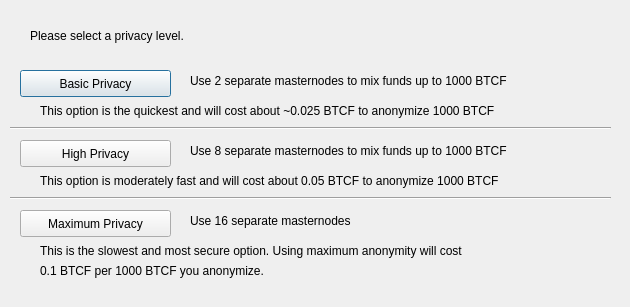
<?xml version="1.0" encoding="UTF-8"?>
<ui version="4.0">
 <class>DarksendConfig</class>
 <widget class="QDialog" name="DarksendConfig">
  <property name="geometry">
   <rect>
    <x>0</x>
    <y>0</y>
    <width>630</width>
    <height>307</height>
   </rect>
  </property>
  <property name="windowTitle">
   <string>Configure Darksend</string>
  </property>
  <widget class="QPushButton" name="buttonBasic">
   <property name="geometry">
    <rect>
     <x>20</x>
     <y>70</y>
     <width>151</width>
     <height>27</height>
    </rect>
   </property>
   <property name="text">
    <string>Basic Privacy</string>
   </property>
  </widget>
  <widget class="QPushButton" name="buttonHigh">
   <property name="geometry">
    <rect>
     <x>20</x>
     <y>140</y>
     <width>151</width>
     <height>27</height>
    </rect>
   </property>
   <property name="text">
    <string>High Privacy</string>
   </property>
  </widget>
  <widget class="QPushButton" name="buttonMax">
   <property name="geometry">
    <rect>
     <x>20</x>
     <y>210</y>
     <width>151</width>
     <height>27</height>
    </rect>
   </property>
   <property name="text">
    <string>Maximum Privacy</string>
   </property>
  </widget>
  <widget class="QLabel" name="label">
   <property name="geometry">
    <rect>
     <x>30</x>
     <y>20</y>
     <width>571</width>
     <height>31</height>
    </rect>
   </property>
   <property name="text">
    <string>Please select a privacy level.</string>
   </property>
  </widget>
  <widget class="QLabel" name="label_2">
   <property name="geometry">
    <rect>
     <x>190</x>
     <y>70</y>
     <width>421</width>
     <height>21</height>
    </rect>
   </property>
   <property name="text">
    <string>Use 2 separate masternodes to mix funds up to 1000 BTCF</string>
   </property>
  </widget>
  <widget class="QLabel" name="label_3">
   <property name="geometry">
    <rect>
     <x>190</x>
     <y>140</y>
     <width>411</width>
     <height>21</height>
    </rect>
   </property>
   <property name="text">
    <string>Use 8 separate masternodes to mix funds up to 1000 BTCF</string>
   </property>
  </widget>
  <widget class="QLabel" name="label_4">
   <property name="geometry">
    <rect>
     <x>190</x>
     <y>210</y>
     <width>421</width>
     <height>21</height>
    </rect>
   </property>
   <property name="text">
    <string>Use 16 separate masternodes</string>
   </property>
  </widget>
  <widget class="QLabel" name="label_6">
   <property name="geometry">
    <rect>
     <x>40</x>
     <y>100</y>
     <width>561</width>
     <height>21</height>
    </rect>
   </property>
   <property name="text">
    <string>This option is the quickest and will cost about ~0.025 BTCF to anonymize 1000 BTCF</string>
   </property>
  </widget>
  <widget class="QLabel" name="label_7">
   <property name="geometry">
    <rect>
     <x>40</x>
     <y>170</y>
     <width>561</width>
     <height>21</height>
    </rect>
   </property>
   <property name="text">
    <string>This option is moderately fast and will cost about 0.05 BTCF to anonymize 1000 BTCF</string>
   </property>
  </widget>
  <widget class="QLabel" name="label_8">
   <property name="geometry">
    <rect>
     <x>40</x>
     <y>240</y>
     <width>561</width>
     <height>21</height>
    </rect>
   </property>
   <property name="text">
    <string>This is the slowest and most secure option. Using maximum anonymity will cost</string>
   </property>
  </widget>
  <widget class="QLabel" name="label_9">
   <property name="geometry">
    <rect>
     <x>40</x>
     <y>260</y>
     <width>561</width>
     <height>21</height>
    </rect>
   </property>
   <property name="text">
    <string>0.1 BTCF per 1000 BTCF you anonymize.</string>
   </property>
  </widget>
  <widget class="Line" name="line">
   <property name="geometry">
    <rect>
     <x>10</x>
     <y>120</y>
     <width>601</width>
     <height>16</height>
    </rect>
   </property>
   <property name="orientation">
    <enum>Qt::Horizontal</enum>
   </property>
  </widget>
  <widget class="Line" name="line_2">
   <property name="geometry">
    <rect>
     <x>10</x>
     <y>190</y>
     <width>601</width>
     <height>16</height>
    </rect>
   </property>
   <property name="orientation">
    <enum>Qt::Horizontal</enum>
   </property>
  </widget>
 </widget>
 <resources/>
 <connections/>
</ui>
